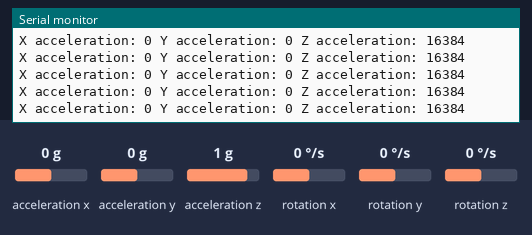
This sketch was run on a simulated Arduino Uno, built with avr-gcc and run on an emulated ATmega328P. On the bench: the last lines printed to the serial monitor. The inputs (shaded band) are chosen by the test bench; at power-on: acceleration x 0 g, acceleration y 0 g, acceleration z 1 g, rotation x 0 °/s, rotation y 0 °/s, rotation z 0 °/s.

Above: at 1.2 s.
1.3 s: acceleration x set to -1.4 g
At 1.34 s:
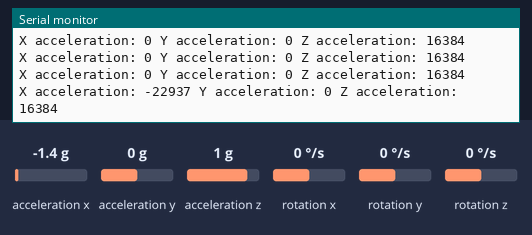
2.8 s: acceleration y set to -1.4 g
At 2.99 s:
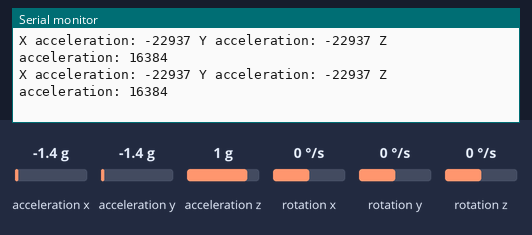
5.8 s: acceleration x set to 0.8 g
At 5.86 s:
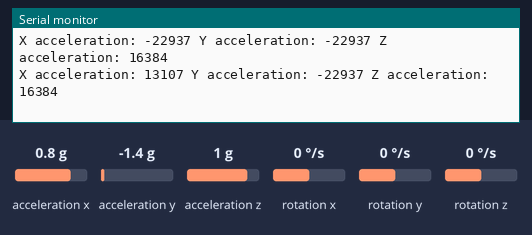
8.8 s: acceleration z set to -1.4 g
At 8.8 s:
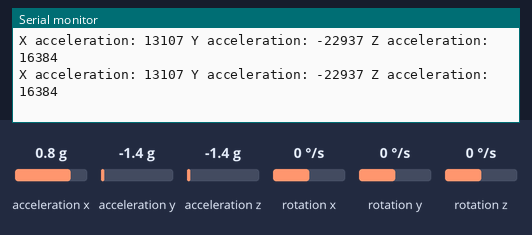
11.8 s: acceleration y set to 0 g
At 11.88 s:
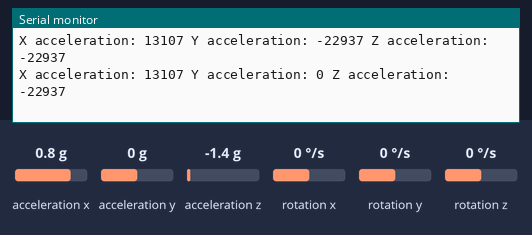
Timing chart, 0 to 14.8 s (numbered marks = the images above; inputs shaded):
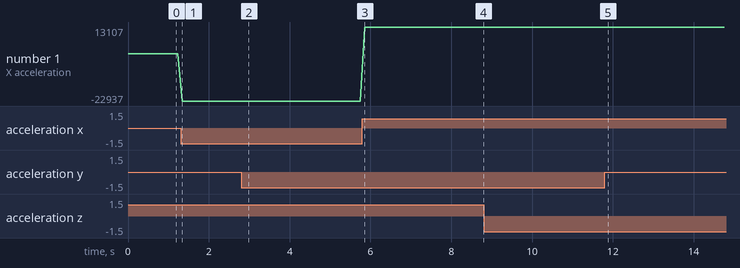

Measured:
- after the input at 1.3 s, the serial monitor: prints a new line at once (image 1)
- after the input at 2.8 s, the serial monitor: prints a new line after 0.08 s (image 2)
- after the input at 5.8 s, the serial monitor: prints a new line after 0.05 s (image 3)
- after the input at 11.8 s, the serial monitor: prints a new line after 0.07 s (image 5)
- plotted number 1: 0 → -22937 after the input at 1.3 s, -22937 → 13107 after the input at 5.8 s

The sketch:

Using_the_MPU-6050_MPU_accelerometer.ino
```cpp
#include <Wire.h>
#include <MPU6050.h>

MPU6050 accelgyro;

void setup() {
  Serial.begin(9600);

  Wire.begin();
  accelgyro.initialize();
}

void loop() {
  // Read the accelerometer data
  int16_t ax, ay, az;
  accelgyro.getAcceleration(&ax, &ay, &az);

  // Print the data to the serial monitor
  Serial.print("X acceleration: ");
  Serial.print(ax);
  Serial.print(" Y acceleration: ");
  Serial.print(ay);
  Serial.print(" Z acceleration: ");
  Serial.println(az);

  // Wait for 100ms
  delay(100);
}
```
